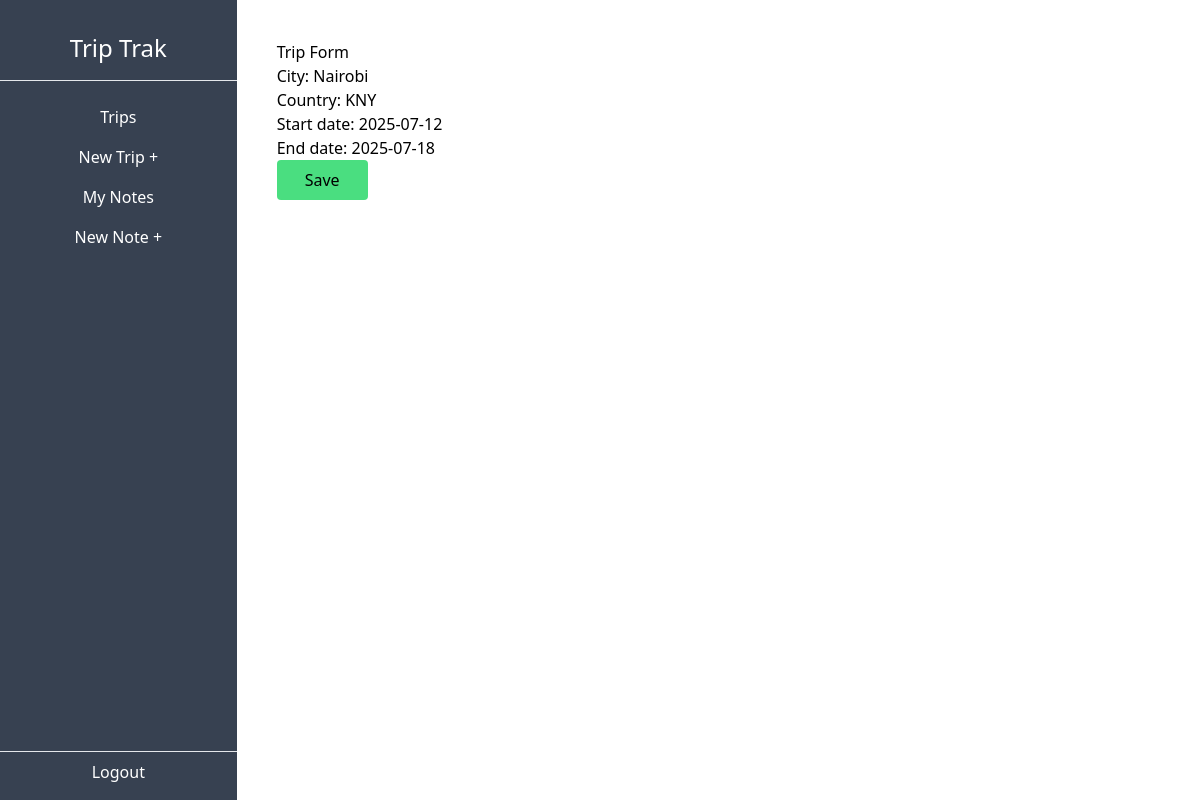
The page /dashboard/trip/5/update/ on the database its author committed.
### trip/models.py (models this page shows, shortened)
class Trip(models.Model):
    city = models.CharField(max_length=50)
    country = models.CharField(max_length=3)
    start_date = models.DateField(blank=True, null=True)
    end_date = models.DateField(blank=True, null=True)
    owner = models.ForeignKey(User, on_delete= models.CASCADE, related_name='trips')

### trip/views.py (the view)
# urls.py: path('dashboard/trip/<int:pk>/update/',TripUpdateView.as_view(), name='trip-update'),
class TripUpdateView(UpdateView):
    model = Trip
    success_url = reverse_lazy('trip-list')
    fields =["city", "country", "start_date", "end_date"]

### trip/templates/trip/trip_form.html (shortened to what this page needs)
{% extends 'trip/_base.html' %}
{% load tailwind_filters %}
{% block content%}
    <h1>Trip Form</h1>
    <form action="" method="POST">
        {{form|crispy}}
        <input type="submit" value="Save" class="bg-green-400 px-7 py-2 rounded hover:cursor-pointer hover:bg-green-300">
    </form>
{% endblock content%}

### rows shown on the page
Trip: city "Nairobi", country "KNY", start_date "2025-07-12", end_date "2025-07-18"
